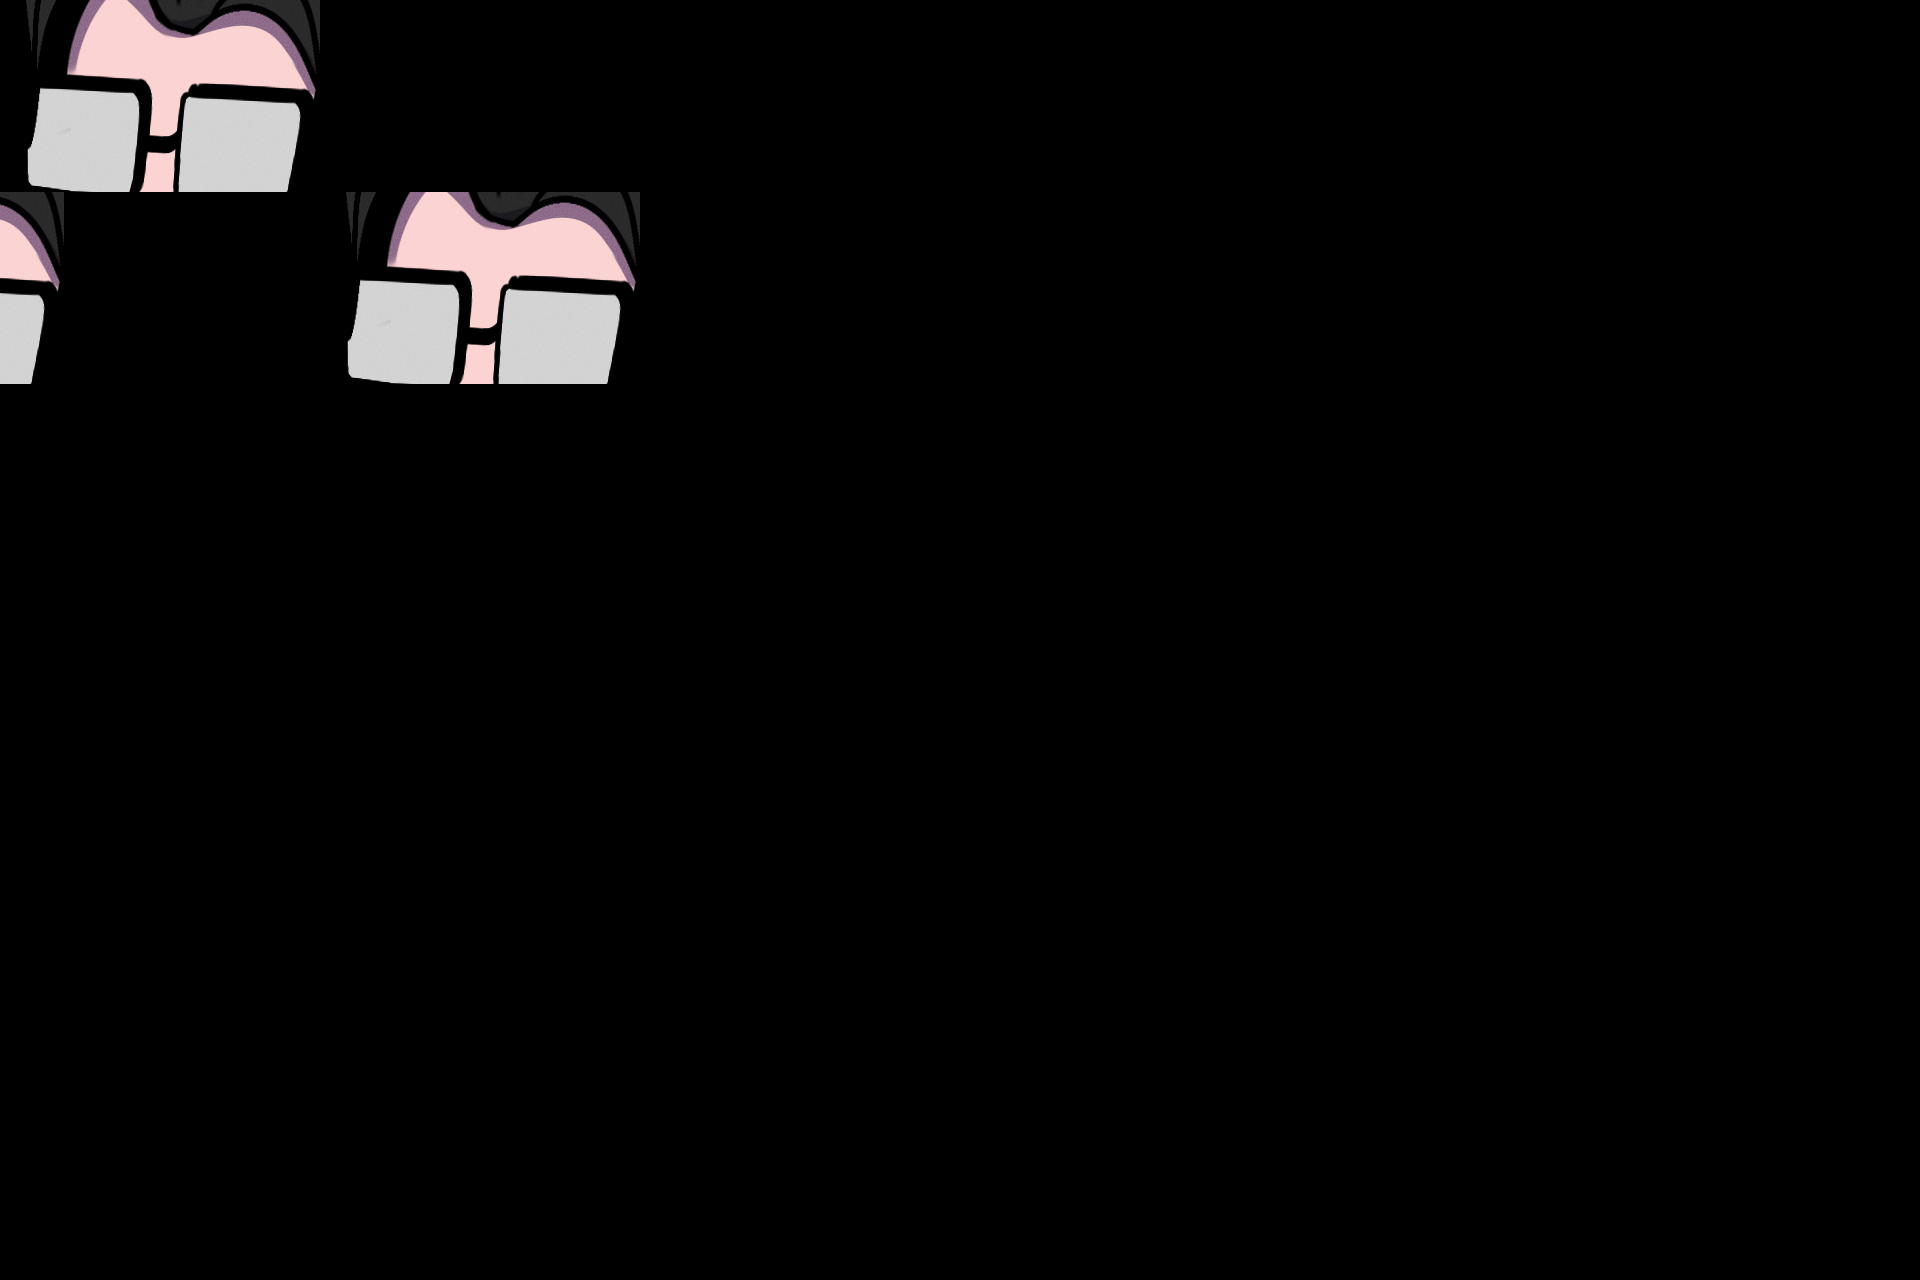

The image is a tile-based game level rendered from a .tmx file. Its description and complete source (layers, tilesets, objects, tile grids) follow:
An orthogonal 30x20 tile map with 64x64 px tiles, 1 tile layer (Tile Layer 1).

<map version="1.10" tiledversion="1.12.2" orientation="orthogonal" renderorder="right-down" width="30" height="20" tilewidth="64" tileheight="64" infinite="0" nextlayerid="2" nextobjectid="1">
 <tileset firstgid="1" source="00_background_00_floor.tsx" />
 <layer id="1" name="Tile Layer 1" width="30" height="20">
  <data encoding="csv">
276,277,278,279,280,0,0,0,0,0,0,0,0,0,0,0,0,0,0,0,0,0,0,0,0,0,0,0,0,0,
306,307,308,309,310,0,0,0,0,0,0,0,0,0,0,0,0,0,0,0,0,0,0,0,0,0,0,0,0,0,
336,337,338,339,340,0,0,0,0,0,0,0,0,0,0,0,0,0,0,0,0,0,0,0,0,0,0,0,0,0,
280,0,0,0,0,276,277,278,279,280,0,0,0,0,0,0,0,0,0,0,0,0,0,0,0,0,0,0,0,0,
310,0,0,0,0,306,307,308,309,310,0,0,0,0,0,0,0,0,0,0,0,0,0,0,0,0,0,0,0,0,
340,0,0,0,0,336,337,338,339,340,0,0,0,0,0,0,0,0,0,0,0,0,0,0,0,0,0,0,0,0,
0,0,0,0,0,0,0,0,0,0,0,0,0,0,0,0,0,0,0,0,0,0,0,0,0,0,0,0,0,0,
0,0,0,0,0,0,0,0,0,0,0,0,0,0,0,0,0,0,0,0,0,0,0,0,0,0,0,0,0,0,
0,0,0,0,0,0,0,0,0,0,0,0,0,0,0,0,0,0,0,0,0,0,0,0,0,0,0,0,0,0,
0,0,0,0,0,0,0,0,0,0,0,0,0,0,0,0,0,0,0,0,0,0,0,0,0,0,0,0,0,0,
0,0,0,0,0,0,0,0,0,0,0,0,0,0,0,0,0,0,0,0,0,0,0,0,0,0,0,0,0,0,
0,0,0,0,0,0,0,0,0,0,0,0,0,0,0,0,0,0,0,0,0,0,0,0,0,0,0,0,0,0,
0,0,0,0,0,0,0,0,0,0,0,0,0,0,0,0,0,0,0,0,0,0,0,0,0,0,0,0,0,0,
0,0,0,0,0,0,0,0,0,0,0,0,0,0,0,0,0,0,0,0,0,0,0,0,0,0,0,0,0,0,
0,0,0,0,0,0,0,0,0,0,0,0,0,0,0,0,0,0,0,0,0,0,0,0,0,0,0,0,0,0,
0,0,0,0,0,0,0,0,0,0,0,0,0,0,0,0,0,0,0,0,0,0,0,0,0,0,0,0,0,0,
0,0,0,0,0,0,0,0,0,0,0,0,0,0,0,0,0,0,0,0,0,0,0,0,0,0,0,0,0,0,
0,0,0,0,0,0,0,0,0,0,0,0,0,0,0,0,0,0,0,0,0,0,0,0,0,0,0,0,0,0,
0,0,0,0,0,0,0,0,0,0,0,0,0,0,0,0,0,0,0,0,0,0,0,0,0,0,0,0,0,0,
0,0,0,0,0,0,0,0,0,0,0,0,0,0,0,0,0,0,0,0,0,0,0,0,0,0,0,0,0,0
</data>
 </layer>
</map>
